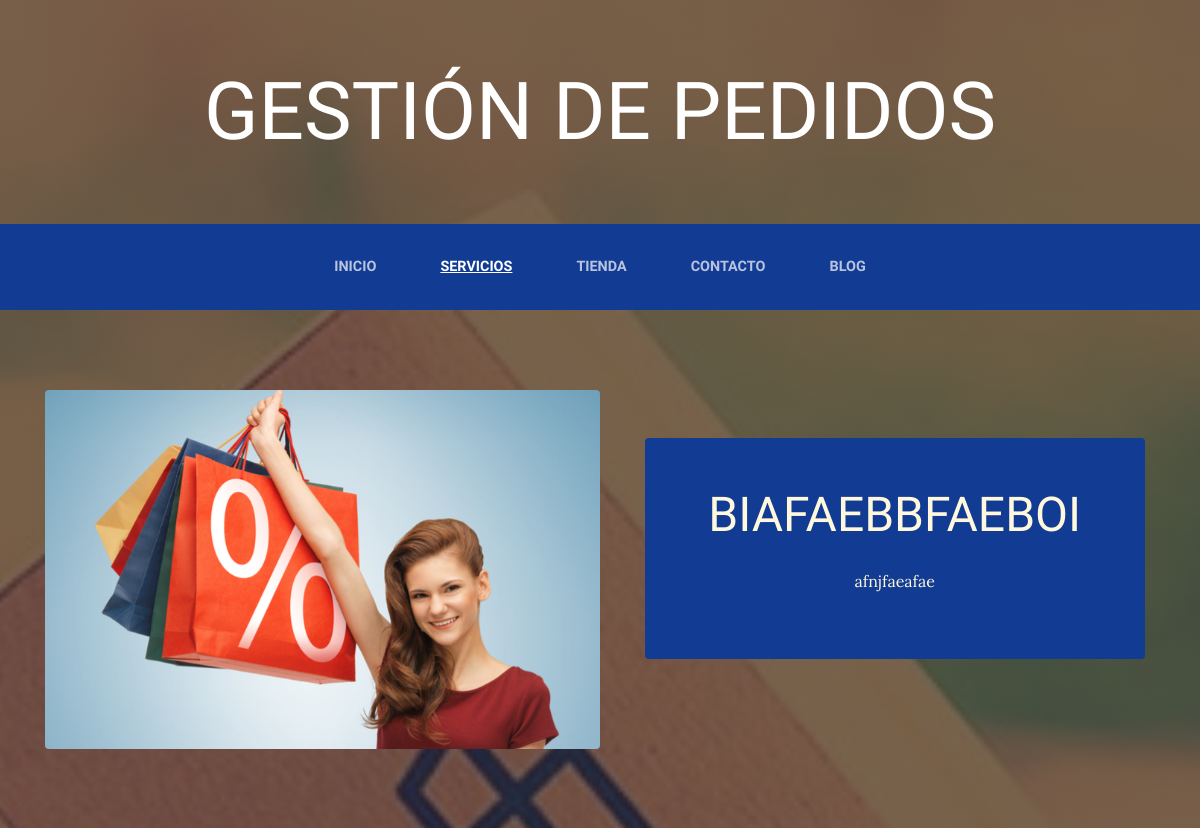
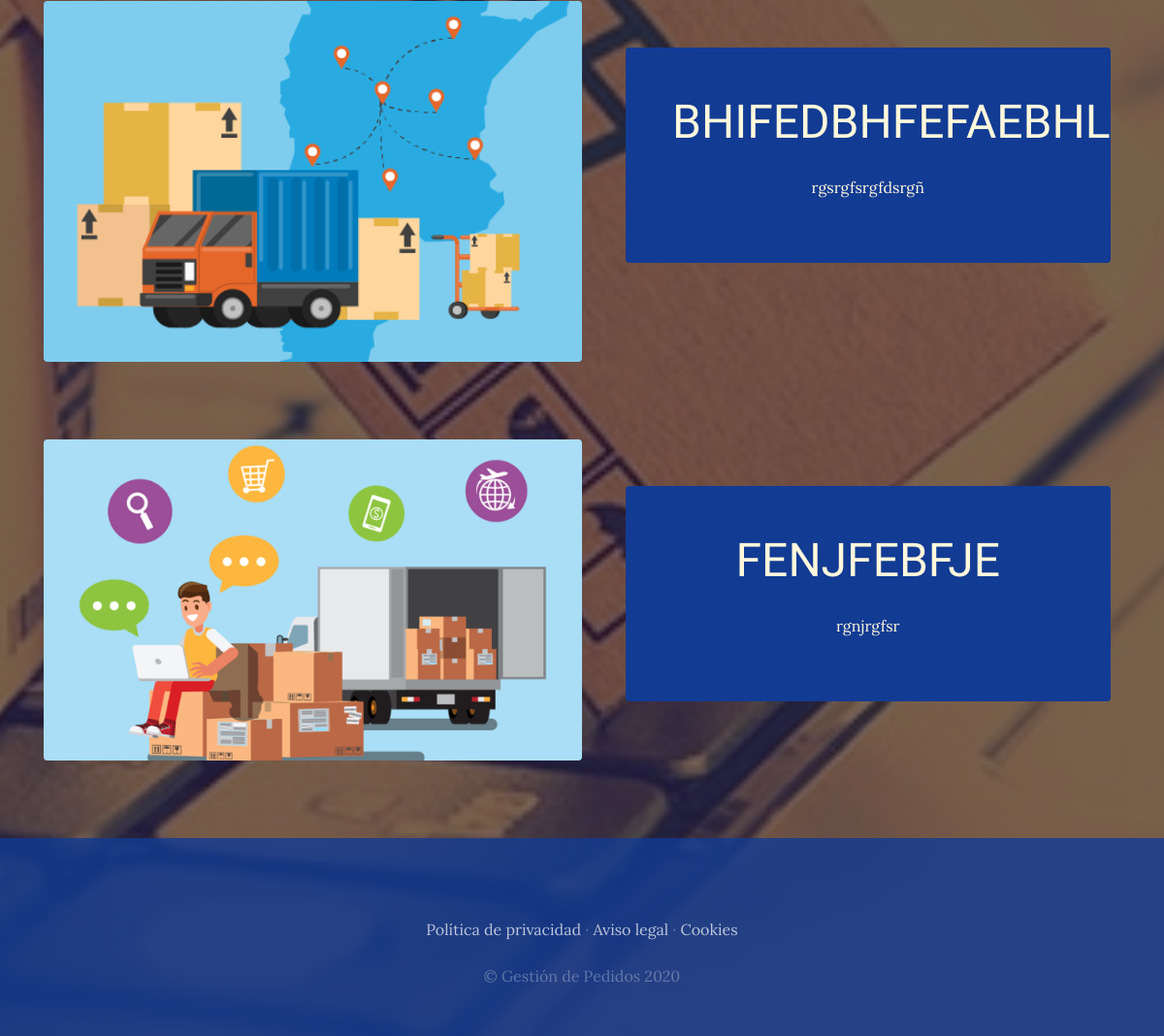
The app's page /servicios/ with its own data (2 pictures, top to bottom).
### servicios/models.py (models this page shows, shortened)
class Servicio(models.Model):
    titulo = models.CharField(max_length= 50)
    contenido = models.CharField(max_length= 50)
    imagen = models.ImageField(upload_to = 'servicios')
    created = models.DateTimeField(auto_now_add= True)
    updated = models.DateTimeField(auto_now_add= True)
    class Meta:
        verbose_name = 'servicio'
        verbose_name_plural = 'servicios'

### servicios/views.py (the view)
# urls.py: path('servicios/', include('servicios.urls')), #enlazo urls de la App servicios
def servicios(request):
    servicios = Servicio.objects.all() #importo todos los objetos que tengo en la clase Servicio
    return render(request,"servicios/servicios.html", {"servicios": servicios})

### carro/context_processor.py (called while the page is built)
def importe_total_carro(request):
    total=0
    if request.user.is_authenticated:
        for key, value in request.session["carro"].items():
            total=total+(float(value["precio"])*value["cantidad"])
    else: return {"importe_total_carro":total}

### servicios/templates/servicios/servicios.html
{% extends "ProyectoWebApp/base.html" %}
{% load static %}
{% block content %}
    {%for servicio in servicios%}
   <section class="page-section clearfix">
    <div class="container">
      <div class="intro">
        <img class="intro-img img-fluid mb-3 mb-lg-0 rounded" src="{{servicio.imagen.url}}" alt="" style="width:50%;">
        <div class="intro-text left-0 text-center bg-faded p-5 rounded">
          <h2 class="section-heading mb-4">
            <span class="section-heading-lower">{{servicio.titulo}}</span>
          </h2>
          <p>
            <span class="section-heading-upper py-lg-3">{{servicio.contenido}}</span>
          </p>
        </div>
      </div>
    </div>
  </section>
    {%endfor%}
{% endblock %}

### ProyectoWebApp/static/ProyectoWebApp/css/gestion.css (style rules this page uses)
body { font-family: 'Lora'; background: linear-gradient(rgba(47, 23, 15, 0.65), rgba(47, 23, 15, 0.65)), url("../img/fondo_home.jpg"); background-attachment: fixed; background-position: center; background-size: cover; }
h1, h2, h3, h4, h5, h6 { font-family: 'Yusei Magic'; }
p { line-height: 1.75; }
.page-section { margin-top: 5rem; margin-bottom: 5rem; }
.section-heading { text-transform: uppercase; }
.section-heading .section-heading-lower { display: block; font-size: 3rem; font-weight: 100; }
.bg-faded { background-color: rgba(255, 255, 255, 0.85); }
.intro { position: relative; }
@media (min-width: 992px) { .intro .intro-img { width: 75%; float: left; } }
@media (min-width: 992px) { .intro .intro-text { left: 600; width: 60%; margin-top: 3rem; background-color: rgba(18, 59, 148); color: cornsilk; position: absolute; } }
@media (min-width: 1200px) { .intro .intro-text { width: 45%; } }

### records on screen
Servicio: imagen (picture), titulo "BIAFAEBBFAEBOI", contenido "afnjfaeafae"
Servicio: imagen (picture), titulo "BHIFEDBHFEFAEBHL", contenido "rgsrgfsrgfdsrgñ"
Servicio: imagen (picture), titulo "FENJFEBFJE", contenido "rgnjrgfsr"
